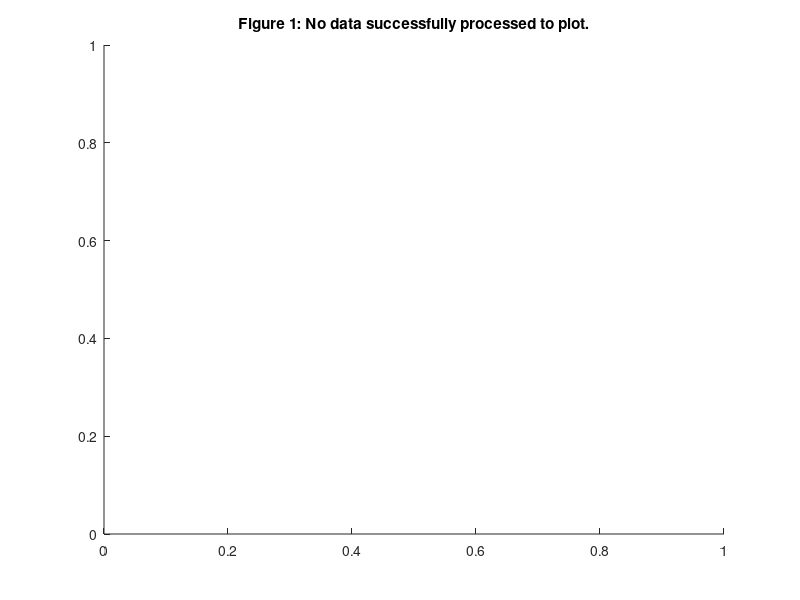

The MATLAB script that drew this image:
clc; clear all; close all;

h1 = 25e-3; % m
h1_error = 0.1e-3; % m

h2 = 10e-3;
h2_error = 0.1e-3;

rate_1 = 1 / 100; % 1/s
rate_2 = 1 / 200; % 1/s

ell = 127e-3; % m
ell_error = 0.1e-3; % m

L = 1.26; % m
L_error = 1e-3; % m

g = 9.7949; % m/s^2
g_error = 0.0001; % m/s^2

files_data = {
    struct('name', 'meas_100_10.txt', 'desc', 'Rate 1 (100Hz), Height $h_2$ (10mm)', 'start_index', 161, 'end_index', 491), ...
    struct('name', 'meas_100_25.txt', 'desc', 'Rate 1 (100Hz), Height $h_1$ (25mm)', 'start_index', 111, 'end_index', 316), ...
    struct('name', 'meas_200_10.txt', 'desc', 'Rate 2 (200Hz), Height $h_2$ (10mm)', 'start_index', 314, 'end_index', 944), ...
    struct('name', 'meas_200_25.txt', 'desc', 'Rate 2 (200Hz), Height $h_1$ (25mm)', 'start_index', 208, 'end_index', 605)
};

mm_per_count = 127 / 241; % millimeters per count

% --- Phase 1: Data Pre-processing ---
fprintf("--- Phase 1: Data Pre-processing ---\n");
all_processed_data = cell(1, length(files_data));

for i = 1:length(files_data)
    current_file_info = files_data{i};
    filename = current_file_info.name;
    file_description = current_file_info.desc;
    original_start_idx_val = current_file_info.start_index; % Store for accel peak mapping
    original_end_idx_val = current_file_info.end_index;

    fprintf("Processing raw data for %s...\n", filename);

    processed_entry.file_description = file_description;
    processed_entry.original_start_idx_val = original_start_idx_val;
    processed_entry.filename = filename; % For error messages
    processed_entry.successful = false; % Default to not successful
    processed_entry.norm_time = [];
    processed_entry.pos_mm = [];

    time_col = [];
    count_col = [];

    try
        fid = fopen(filename, 'rt');
        if fid == -1
            warning('MATLAB:FileProcessing:CannotOpenFile', "Cannot open file: %s. Skipping this file.", filename);
            all_processed_data{i} = processed_entry;
            continue;
        end
        fgetl(fid); % Skip header
        raw_data = textscan(fid, '%f%f%f%f%f%f', 'Delimiter', '\t', 'EmptyValue', NaN);
        fclose(fid);

        if isempty(raw_data) || length(raw_data) < 4 || isempty(raw_data{2}) || isempty(raw_data{4})
            warning('MATLAB:FileProcessing:ReadError', "Could not read expected data columns from %s. Skipping.", filename);
            all_processed_data{i} = processed_entry;
            continue;
        end
        
        time_col = raw_data{2};  
        count_col = raw_data{4}; 
        
        valid_rows = ~isnan(time_col) & ~isnan(count_col);
        time_col = time_col(valid_rows);
        count_col = count_col(valid_rows);

        if isempty(time_col)
            warning('MATLAB:FileProcessing:NoValidData', "No valid data points in %s after parsing. Skipping.", filename);
            all_processed_data{i} = processed_entry;
            continue;
        end

    catch ME
        fprintf("Error during raw data processing for %s: %s. Skipping this file.\n", filename, ME.message);
        all_processed_data{i} = processed_entry;
        continue;
    end

    % Determine baseline count
    baseline_calc_end_idx = original_start_idx_val - 1;
    if baseline_calc_end_idx < 10 
        baseline_calc_end_idx = min(length(count_col), max(10, floor(length(count_col)*0.05))); 
    end
    if baseline_calc_end_idx == 0 && ~isempty(count_col); baseline_calc_end_idx = 1; end
    
    if isempty(count_col) || baseline_calc_end_idx < 1 || baseline_calc_end_idx > length(count_col)
        warning('MATLAB:FileProcessing:BaselineError', 'Could not determine baseline for %s. Using first count if available.', filename);
        if isempty(count_col)
            all_processed_data{i} = processed_entry; % Mark as failed
            continue;
        end
        baseline_count = count_col(1); 
    else
        baseline_count = median(count_col(1:baseline_calc_end_idx));
    end
    
    % Use predefined start and end indices (these are for the *original* non-NaN-filtered data)
    % We need to ensure these indices are valid for the *current* time_col/count_col
    % (which have had NaNs removed and might be shorter). This part is tricky.
    % For simplicity of refactor, assuming files_data indices are "sensible"
    % and apply to the NaN-cleaned data for now. This might need revisiting if lengths mismatch.
    
    % Let's re-evaluate start/end_idx based on full, NaN-cleaned data length
    % The files_data indices are 1-based for the original text file line numbers (after header)
    % Since textscan skips lines, we assume files_data indices effectively map to NaN-cleaned data.
    
    start_plot_idx = original_start_idx_val; 
    end_plot_idx = original_end_idx_val;

    % The user removed the previous validation for start_plot_idx/end_plot_idx against count_col length.
    % Adding a basic check here to prevent immediate out-of-bounds error.
    if start_plot_idx < 1 || end_plot_idx > length(count_col) || start_plot_idx > end_plot_idx || isempty(count_col)
         warning('MATLAB:FileProcessing:InvalidIndices', 'Original start/end indices from files_data are invalid for the loaded data of %s. Skipping file.', filename);
         all_processed_data{i} = processed_entry;
         continue;
    end

    current_truncated_time_segment = time_col(start_plot_idx:end_plot_idx);
    current_truncated_count_segment = count_col(start_plot_idx:end_plot_idx);

    if isempty(current_truncated_time_segment)
        warning('MATLAB:FileProcessing:EmptySegment', "Segment is empty after truncation for %s. Skipping.", filename);
        all_processed_data{i} = processed_entry;
        continue;
    end
    
    % Normalize truncated_time to start from t=0
    time_offset = current_truncated_time_segment(1);
    norm_time = current_truncated_time_segment - time_offset;
    
    pos_mm = (baseline_count - current_truncated_count_segment) * mm_per_count;

    processed_entry.norm_time = norm_time;
    processed_entry.pos_mm = pos_mm;
    processed_entry.successful = true;
    all_processed_data{i} = processed_entry;
    fprintf("Successfully pre-processed %s.\n", filename);
end
fprintf("--- End Phase 1 ---\n\n");

% --- Phase 2: Generate Figure 1 (All Position Plots) ---
fprintf("--- Phase 2: Generating Figure 1 (Position Plots) ---\n");
figure_handle = figure; 
set(figure_handle, 'Name', 'Kruza Gate Measurements: Position vs. Time', 'NumberTitle', 'off', 'Position', [100, 100, 900, 600]);
hold on;

plotted_anything_fig1 = false;
for i = 1:length(all_processed_data)
    data = all_processed_data{i};
    if data.successful
        % Assign colors based on height and rate
        if contains(data.file_description, "$h_1$")
            if contains(data.file_description, "(100Hz)")
                plot_color = [0 0.4470 0.7410]; % blue
            else
                plot_color = [0.3 0.7 1]; % light blue
            end
        elseif contains(data.file_description, "$h_2$")
            if contains(data.file_description, "(100Hz)")
                plot_color = [0.8500 0.3250 0.0980]; % red
            else
                plot_color = [1 0.6 0.2]; % orange
            end
        else
            plot_color = 'black';
        end
        % All lines: solid with markers
        plot(data.norm_time, data.pos_mm, 'Marker', '*', 'LineStyle', 'none', 'DisplayName', data.file_description, 'Color', plot_color);
        plotted_anything_fig1 = true;
    else
        fprintf("Skipping plot for %s in Figure 1 due to pre-processing errors.\n", data.filename);
    end
end

hold off; 
if plotted_anything_fig1
    ax_main = gca;
    title(ax_main, 'Kruza Gate: Position vs. Time (All Measurements)');
    xlabel(ax_main, 'Time (s) from segment start');
    ylabel(ax_main, 'Position (mm)');
    grid(ax_main, 'on');
    
    % Add padding to axes
    current_xlim = xlim(ax_main);
    current_ylim = ylim(ax_main);
    x_range = current_xlim(2) - current_xlim(1);
    y_range = current_ylim(2) - current_ylim(1);
    x_padding = 0.05 * x_range;
    y_padding = 0.05 * y_range;
    if x_range == 0; x_padding = 0.1; end % Handle case with single x-point if it ever occurs
    if y_range == 0; y_padding = 0.1; end % Handle case with single y-point
    xlim(ax_main, [current_xlim(1) - x_padding, current_xlim(2) + x_padding]);
    ylim(ax_main, [current_ylim(1) - y_padding, current_ylim(2) + y_padding]);
    
    legend(ax_main, 'show', 'Location', 'best', 'Interpreter', 'latex');
else
    title('Figure 1: No data successfully processed to plot.');
end

figure(figure_handle); 
drawnow expose; 

try
    exportgraphics(figure_handle, 'position_vs_time_all_measurements.png');
    fprintf("Exported main position figure to position_vs_time_all_measurements.png\n");
catch ME_export_main
    fprintf("Error exporting main position figure: %s\n", ME_export_main.message);
end
fprintf("--- End Phase 2 ---\n\n");


% --- Phase 3: Generate Figure 2 (Velocity Plots for Specific Measurement) ---
fprintf("--- Phase 3: Generating Figure 2 (Velocity Plots) ---\n");
target_desc_fig2 = 'Rate 1 (100Hz), Height $h_1$ (25mm)';
data_for_velocity = [];
for i = 1:length(all_processed_data)
    if strcmp(all_processed_data{i}.file_description, target_desc_fig2) && all_processed_data{i}.successful
        data_for_velocity = all_processed_data{i};
        break;
    end
end

if ~isempty(data_for_velocity)
    velocity_mm_s_n1 = []; velocity_time_n1 = [];
    velocity_mm_s_n5 = []; velocity_time_n5 = [];
    velocity_mm_s_n20 = []; velocity_time_n20 = [];

    pos_data_vel = data_for_velocity.pos_mm;
    time_data_vel = data_for_velocity.norm_time;

    % n=1 Central Difference
    if length(pos_data_vel) >= 3
        temp_vel_n1 = NaN(length(pos_data_vel) - 2, 1);
        temp_time_n1 = NaN(length(pos_data_vel) - 2, 1);
        for k = 1:(length(pos_data_vel) - 2)
            idx_center = k + 1;
            if (time_data_vel(idx_center + 1) - time_data_vel(idx_center - 1)) ~= 0
                temp_vel_n1(k) = (pos_data_vel(idx_center + 1) - pos_data_vel(idx_center - 1)) / (time_data_vel(idx_center + 1) - time_data_vel(idx_center - 1));
            else; temp_vel_n1(k) = NaN; end
            temp_time_n1(k) = time_data_vel(idx_center);
        end
        velocity_mm_s_n1 = temp_vel_n1; velocity_time_n1 = temp_time_n1;
    end

    % n=5 Central Difference
    n_val_5 = 5;
    if length(pos_data_vel) >= (2*n_val_5 + 1)
        temp_vel_n5 = NaN(length(pos_data_vel) - 2*n_val_5, 1);
        temp_time_n5 = NaN(length(pos_data_vel) - 2*n_val_5, 1);
        for k = 1:(length(pos_data_vel) - 2*n_val_5)
            idx_center = k + n_val_5;
            if (time_data_vel(idx_center + n_val_5) - time_data_vel(idx_center - n_val_5)) ~= 0
                temp_vel_n5(k) = (pos_data_vel(idx_center + n_val_5) - pos_data_vel(idx_center - n_val_5)) / (time_data_vel(idx_center + n_val_5) - time_data_vel(idx_center - n_val_5));
            else; temp_vel_n5(k) = NaN; end
            temp_time_n5(k) = time_data_vel(idx_center);
        end
        velocity_mm_s_n5 = temp_vel_n5; velocity_time_n5 = temp_time_n5;
    end

    % n=20 Central Difference
    n_val_20 = 20;
    if length(pos_data_vel) >= (2*n_val_20 + 1)
        temp_vel_n20 = NaN(length(pos_data_vel) - 2*n_val_20, 1);
        temp_time_n20 = NaN(length(pos_data_vel) - 2*n_val_20, 1);
        for k = 1:(length(pos_data_vel) - 2*n_val_20)
            idx_center = k + n_val_20;
            if (time_data_vel(idx_center + n_val_20) - time_data_vel(idx_center - n_val_20)) ~= 0
                temp_vel_n20(k) = (pos_data_vel(idx_center + n_val_20) - pos_data_vel(idx_center - n_val_20)) / (time_data_vel(idx_center + n_val_20) - time_data_vel(idx_center - n_val_20));
            else; temp_vel_n20(k) = NaN; end
            temp_time_n20(k) = time_data_vel(idx_center);
        end
        velocity_mm_s_n20 = temp_vel_n20; velocity_time_n20 = temp_time_n20;
    end

    if ~isempty(velocity_time_n1) || ~isempty(velocity_time_n5) || ~isempty(velocity_time_n20)
        velocity_figure_handle = figure; 
        set(velocity_figure_handle, 'Position', [200, 200, 800, 600]); 
        hold on;

        if ~isempty(velocity_time_n1); plot(velocity_time_n1, velocity_mm_s_n1, '*', 'DisplayName', 'n=1'); end
        if ~isempty(velocity_time_n5); plot(velocity_time_n5, velocity_mm_s_n5, '*', 'DisplayName', 'n=5'); end
        if ~isempty(velocity_time_n20)
            plot(velocity_time_n20, velocity_mm_s_n20, '*', 'DisplayName', 'n=20');
            % Linear regression for n=20
            if length(velocity_time_n20) >= 2
                [p_vel, S_vel] = polyfit(velocity_time_n20, velocity_mm_s_n20, 1);
                v_fit = polyval(p_vel, velocity_time_n20);
                plot(velocity_time_n20, v_fit, 'k--', 'LineWidth', 1.5, 'DisplayName', 'n=20 fit');
                
                % Calculate R^2
                SS_res = sum((velocity_mm_s_n20 - v_fit).^2);
                SS_tot = sum((velocity_mm_s_n20 - mean(velocity_mm_s_n20)).^2);
                R2 = 1 - SS_res/SS_tot;
                
                % Calculate error in slope (acceleration)
                % Covariance matrix: inv(S.R'*S.R) * S.normr^2 / S.df
                % Standard error of slope p(1) is sqrt(cov_matrix(1,1))
                cov_matrix_vel = inv(S_vel.R'*S_vel.R) * S_vel.normr^2 / S_vel.df;
                error_p1_vel_mm_s2 = sqrt(cov_matrix_vel(1,1));
                a_v_SI = p_vel(1) / 1000; % m/s^2
                a_v_error_SI = error_p1_vel_mm_s2 / 1000; % m/s^2
                b_v_mm_s = p_vel(2);

                fprintf('n=20 linear regression: v = (%.5f +/- %.5f) t + %.5f (mm/s units for v, t in s)\n', p_vel(1), error_p1_vel_mm_s2, b_v_mm_s);
                fprintf('  Slope (a_v) = (%.5f +/- %.5f) m/s^2, R^2 = %.5f\n', a_v_SI, a_v_error_SI, R2);
            end
        end
        
        hold off;
        title(sprintf('Momentary Velocity (Central Diff. n=1,5,20) for %s', data_for_velocity.file_description), 'Interpreter', 'latex');
        xlabel('Time (s) from segment start');
        ylabel('Velocity (mm/s)');
        grid on; 
        % Add padding to axes
        ax_vel = gca;
        current_xlim_vel = xlim(ax_vel);
        current_ylim_vel = ylim(ax_vel);
        x_range_vel = current_xlim_vel(2) - current_xlim_vel(1);
        y_range_vel = current_ylim_vel(2) - current_ylim_vel(1);
        x_padding_vel = 0.01 * x_range_vel;
        y_padding_vel = 0.01 * y_range_vel;
        if x_range_vel == 0; x_padding_vel = 0.1; end
        if y_range_vel == 0; y_padding_vel = 0.1; end
        xlim(ax_vel, [current_xlim_vel(1) - x_padding_vel, current_xlim_vel(2) + x_padding_vel]);
        ylim(ax_vel, [current_ylim_vel(1) - y_padding_vel, current_ylim_vel(2) + y_padding_vel]);
        
        legend(gca, 'show', 'Location', 'best');
        
        figure(velocity_figure_handle); 
        drawnow expose; 

        try
            exportgraphics(velocity_figure_handle, 'velocity_100Hz_h1_25mm_n1_5_20.png');
            fprintf("Exported velocity figure to velocity_100Hz_h1_25mm_n1_5_20.png\n");
        catch ME_export_velocity
            fprintf("Error exporting velocity figure: %s\n", ME_export_velocity.message);
        end
    else
        fprintf('Warning: Not enough data points in %s to calculate any velocity.\n', data_for_velocity.filename);
    end
else
    fprintf("Warning: Target data for velocity plot ('%s') not successfully processed or not found.\n", target_desc_fig2);
end
fprintf("--- End Phase 3 ---\n\n");


% --- Phase 3.5: Acceleration Figure for 100Hz h_1 (Central Difference, n=20) ---
fprintf("--- Phase 3.5: Generating Acceleration Figure (Central Difference, n=20) ---\n");
target_desc_accel_fig = 'Rate 1 (100Hz), Height $h_1$ (25mm)';
data_for_accel_fig = [];
for i = 1:length(all_processed_data)
    if strcmp(all_processed_data{i}.file_description, target_desc_accel_fig) && all_processed_data{i}.successful
        data_for_accel_fig = all_processed_data{i};
        break;
    end
end

if ~isempty(data_for_accel_fig)
    pos_data_acc = data_for_accel_fig.pos_mm / 1000; % Convert mm to m
    time_data_acc = data_for_accel_fig.norm_time; % seconds
    n_acc = 20;
    N = length(pos_data_acc);
    if N >= 2*n_acc+1
        % Use uniform time step for denominator
        delta_t = mean(diff(time_data_acc));
        acc_vals = NaN(N - 2*n_acc, 1);
        acc_times = NaN(N - 2*n_acc, 1);
        for k = (n_acc+1):(N-n_acc)
            acc_vals(k-n_acc) = (pos_data_acc(k+n_acc) - 2*pos_data_acc(k) + pos_data_acc(k-n_acc)) / ((n_acc * delta_t)^2);
            acc_times(k-n_acc) = time_data_acc(k);
        end
        % Mark stagnation point (original index 216)
        stagnation_idx_original = 216;
        stagnation_idx_proc = stagnation_idx_original - data_for_accel_fig.original_start_idx_val + 1;
        % Find the closest time in acc_times to the stagnation point
        stagnation_acc_idx = find(abs(acc_times - time_data_acc(stagnation_idx_proc)) == min(abs(acc_times - time_data_acc(stagnation_idx_proc))), 1, 'first');
        % Fit acceleration to a constant (mean)
        acc_fit_val = mean(acc_vals(~isnan(acc_vals)));
        % Calculate Standard Error of the Mean for acc_fit_val
        valid_acc_vals = acc_vals(~isnan(acc_vals));
        if length(valid_acc_vals) > 1
            a_cd_error_SI = std(valid_acc_vals) / sqrt(length(valid_acc_vals));
        else
            a_cd_error_SI = NaN; % Cannot compute SEM with 0 or 1 point
        end

        % Plot
        acc_fig = figure;
        set(acc_fig, 'Position', [300, 300, 600, 400]);
        plot(acc_times, acc_vals, '*', 'DisplayName', 'Central Diff. n=20'); hold on;
        plot(acc_times, acc_fit_val*ones(size(acc_times)), 'k--', 'LineWidth', 1.5, 'DisplayName', 'Fit (mean)');
        if ~isempty(stagnation_acc_idx)
            plot(acc_times(stagnation_acc_idx), acc_vals(stagnation_acc_idx), 'ro', 'MarkerSize', 10, 'LineWidth', 2, 'DisplayName', 'Stagnation Point');
        end
        hold off;
        title('Acceleration (Central Difference, n=20) for 100Hz $h_1$', 'Interpreter', 'latex');
        xlabel('Time (s)');
        ylabel('Acceleration (m/s^{2})', 'Interpreter', 'tex', 'FontName', 'SanSerif');
        legend('show', 'Location', 'best');
        grid on;
        % Add padding to axes
        ax_acc_cd = gca;
        current_xlim_acc_cd = xlim(ax_acc_cd);
        current_ylim_acc_cd = ylim(ax_acc_cd);
        x_range_acc_cd = current_xlim_acc_cd(2) - current_xlim_acc_cd(1);
        y_range_acc_cd = current_ylim_acc_cd(2) - current_ylim_acc_cd(1);
        x_padding_acc_cd = 0.05 * x_range_acc_cd;
        y_padding_acc_cd = 0.05 * y_range_acc_cd;
        if x_range_acc_cd == 0; x_padding_acc_cd = 0.1; end
        if y_range_acc_cd == 0; y_padding_acc_cd = 0.1; end
        xlim(ax_acc_cd, [current_xlim_acc_cd(1) - x_padding_acc_cd, current_xlim_acc_cd(2) + x_padding_acc_cd]);
        ylim(ax_acc_cd, [current_ylim_acc_cd(1) - y_padding_acc_cd, current_ylim_acc_cd(2) + y_padding_acc_cd]);
        
        drawnow expose;
        try
            exportgraphics(acc_fig, 'acceleration_100Hz_h1_n20.png');
            fprintf('Exported acceleration figure to acceleration_100Hz_h1_n20.png\n');
        catch ME_acc
            fprintf('Error exporting acceleration figure: %s\n', ME_acc.message);
        end
        fprintf('Acceleration (central diff, n=20) mean fit (a_cd): (%.5f +/- %.5f) m/s^2\n', acc_fit_val, a_cd_error_SI);
    else
        fprintf('Not enough data points for central difference acceleration with n=20.\n');
    end
else
    fprintf('Target data for acceleration figure (central diff, n=20) not found or not processed.\n');
end
fprintf("--- End Phase 3.5 ---\n\n");

% --- Phase 4: Acceleration Calculation ---
fprintf("--- Phase 4: Acceleration Calculation for Specific File ---\n");
target_desc_accel = 'Rate 1 (100Hz), Height $h_1$ (25mm)'; % Same target as velocity for this example
data_for_accel = [];
for i = 1:length(all_processed_data)
    if strcmp(all_processed_data{i}.file_description, target_desc_accel) && all_processed_data{i}.successful
        data_for_accel = all_processed_data{i};
        break;
    end
end

if ~isempty(data_for_accel)
    fprintf('--- Acceleration Calculation for %s ---\n', data_for_accel.file_description);
    
    % --- Calculate Theoretical Acceleration for h1 and its error ---
    % Ensure h1, L, g, h1_error, L_error are available (defined globally)
    a_theo_h1 = -g * (h1 / L);
    % Error propagation: delta_a_theo = |a_theo| * sqrt((delta_h1/h1)^2 + (delta_L/L)^2)
    % Assuming g has negligible error for this calculation relative to h1 and L
    if h1 ~= 0 && L ~= 0 % Avoid division by zero if h1 or L is zero
        delta_a_theo_h1 = abs(a_theo_h1) * sqrt((h1_error/h1)^2 + (L_error/L)^2);
    else
        delta_a_theo_h1 = NaN;
    end
    fprintf('Theoretical acceleration for h1 (a_theo_h1): (%.5f +/- %.5f) m/s^2\n', a_theo_h1, delta_a_theo_h1);
    % --- End Theoretical Acceleration for h1 ---

    peak_original_idx = 216; % As specified by user for meas_100_25.txt (Rate 1 (100Hz), Height $h_1$ (25mm))
    
    % The time and position data are already normalized (time starts at 0 for the segment)
    accel_pos_mm = data_for_accel.pos_mm;
    accel_norm_time = data_for_accel.norm_time;
    
    % Map peak_original_idx to index within the current *processed and truncated* segment
    % original_start_idx_val was the start_index from files_data used for truncation
    peak_idx_in_segment = peak_original_idx - data_for_accel.original_start_idx_val + 1;

    if peak_idx_in_segment > 0 && peak_idx_in_segment <= length(accel_pos_mm)
        % RISING SEGMENT
        if peak_idx_in_segment >= 3 
            x_rising = accel_pos_mm(1:peak_idx_in_segment);
            t_rising_segment_processed = accel_norm_time(1:peak_idx_in_segment);
            
            % Time for this fit should start from 0 for this specific (rising) segment
            t_fit_rising = t_rising_segment_processed - t_rising_segment_processed(1);
            
            % Full quadratic fit: x = a*t^2 + b*t + c
            [coeffs_rising, S_rise] = polyfit(t_fit_rising, x_rising, 2);
            % Convert coefficients to SI units
            a_r_coeff_SI = coeffs_rising(1) / 1000; % mm/s^2 to m/s^2
            b_r_coeff_SI = coeffs_rising(2) / 1000; % mm/s to m/s
            c_r_coeff_SI = coeffs_rising(3) / 1000; % mm to m
            acc_rise_SI = 2 * a_r_coeff_SI; % m/s^2

            % Calculate error for acc_rise_SI
            % Error for a_r_coeff_SI from S_rise
            cov_matrix_rise = inv(S_rise.R'*S_rise.R) * S_rise.normr^2 / S_rise.df;
            error_a_r_coeff_mm_s2 = sqrt(cov_matrix_rise(1,1));
            error_a_r_coeff_SI = error_a_r_coeff_mm_s2 / 1000; % m/s^2
            acc_rise_error_SI = 2 * error_a_r_coeff_SI; % Error for 2*a

            fprintf('Rising segment: Fitted x = (%.5f) t^2 + (%.5f) t + (%.5f)   [all SI units: m, s]\n', a_r_coeff_SI, b_r_coeff_SI, c_r_coeff_SI);
            fprintf('  Coeff a_r = (%.5f +/- %.5f) m/s^2, b_r = %.5f m/s, c_r = %.5f m\n', a_r_coeff_SI, error_a_r_coeff_SI, b_r_coeff_SI, c_r_coeff_SI);
            fprintf('  Acceleration (rising, a_rise) = (%.5f +/- %.5f) m/s^2\n', acc_rise_SI, acc_rise_error_SI);
            % Plot data and fit for rising segment
            t_smooth = linspace(min(t_fit_rising), max(t_fit_rising), 200);
            x_fit_smooth = polyval(coeffs_rising, t_smooth);
            rising_fig = figure;
            set(rising_fig, 'Position', [200, 200, 600, 400]);
            plot(t_fit_rising, x_rising, '*', 'DisplayName', 'Data'); hold on;
            plot(t_smooth, x_fit_smooth, 'k--', 'LineWidth', 1.5, 'DisplayName', 'Fit'); hold off;
            title('Rising Segment: Data and Quadratic Fit');
            xlabel('Time (s) to peak');
            ylabel('Position (mm)');
            legend('show', 'Location', 'best');
            grid on;
            % Add padding to axes
            ax_rise = gca;
            current_xlim_rise = xlim(ax_rise);
            current_ylim_rise = ylim(ax_rise);
            x_range_rise = current_xlim_rise(2) - current_xlim_rise(1);
            y_range_rise = current_ylim_rise(2) - current_ylim_rise(1);
            x_padding_rise = 0.05 * x_range_rise;
            y_padding_rise = 0.05 * y_range_rise;
            if x_range_rise == 0; x_padding_rise = 0.1; end
            if y_range_rise == 0; y_padding_rise = 0.1; end
            xlim(ax_rise, [current_xlim_rise(1) - x_padding_rise, current_xlim_rise(2) + x_padding_rise]);
            ylim(ax_rise, [current_ylim_rise(1) - y_padding_rise, current_ylim_rise(2) + y_padding_rise]);
            
            drawnow expose;
            try
                exportgraphics(rising_fig, 'rising_fit.png');
                fprintf('Exported rising segment fit figure to rising_fit.png\n');
            catch ME_rising
                fprintf('Error exporting rising segment fit figure: %s\n', ME_rising.message);
            end
        else
            fprintf('  Rising segment: Not enough data points to fit (needs at least 3).\n');
        end

        % FALLING SEGMENT
        if (length(accel_pos_mm) - peak_idx_in_segment + 1) >= 3
            x_falling = accel_pos_mm(peak_idx_in_segment:end);
            t_falling_segment_processed = accel_norm_time(peak_idx_in_segment:end);
            
            % Time for this fit should start from 0 for this specific (falling) segment (i.e., from the peak)
            t_fit_falling = t_falling_segment_processed - t_falling_segment_processed(1);

            % Full quadratic fit: x = a*t^2 + b*t + c
            [coeffs_falling, S_fall] = polyfit(t_fit_falling, x_falling, 2);
            % Convert coefficients to SI units
            a_f_coeff_SI = coeffs_falling(1) / 1000; % mm/s^2 to m/s^2
            b_f_coeff_SI = coeffs_falling(2) / 1000; % mm/s to m/s
            c_f_coeff_SI = coeffs_falling(3) / 1000; % mm to m
            acc_fall_SI = 2 * a_f_coeff_SI; % m/s^2

            % Calculate error for acc_fall_SI
            cov_matrix_fall = inv(S_fall.R'*S_fall.R) * S_fall.normr^2 / S_fall.df;
            error_a_f_coeff_mm_s2 = sqrt(cov_matrix_fall(1,1));
            error_a_f_coeff_SI = error_a_f_coeff_mm_s2 / 1000; % m/s^2
            acc_fall_error_SI = 2 * error_a_f_coeff_SI; % Error for 2*a

            fprintf('Falling segment: Fitted x = (%.5f) t^2 + (%.5f) t + (%.5f)   [all SI units: m, s]\n', a_f_coeff_SI, b_f_coeff_SI, c_f_coeff_SI);
            fprintf('  Coeff a_f = (%.5f +/- %.5f) m/s^2, b_f = %.5f m/s, c_f = %.5f m\n', a_f_coeff_SI, error_a_f_coeff_SI, b_f_coeff_SI, c_f_coeff_SI);
            fprintf('  Acceleration (falling, a_fall) = (%.5f +/- %.5f) m/s^2\n', acc_fall_SI, acc_fall_error_SI);
            % Plot data and fit for falling segment
            t_smooth_fall = linspace(min(t_fit_falling), max(t_fit_falling), 200);
            x_fit_smooth_fall = polyval(coeffs_falling, t_smooth_fall);
            falling_fig = figure;
            set(falling_fig, 'Position', [250, 250, 600, 400]);
            plot(t_fit_falling, x_falling, '*', 'DisplayName', 'Data'); hold on;
            plot(t_smooth_fall, x_fit_smooth_fall, 'k--', 'LineWidth', 1.5, 'DisplayName', 'Fit'); hold off;
            title('Falling Segment: Data and Quadratic Fit');
            xlabel('Time (s) from peak');
            ylabel('Position (mm)');
            legend('show', 'Location', 'best');
            grid on;
            % Add padding to axes
            ax_fall = gca;
            current_xlim_fall = xlim(ax_fall);
            current_ylim_fall = ylim(ax_fall);
            x_range_fall = current_xlim_fall(2) - current_xlim_fall(1);
            y_range_fall = current_ylim_fall(2) - current_ylim_fall(1);
            x_padding_fall = 0.05 * x_range_fall;
            y_padding_fall = 0.05 * y_range_fall;
            if x_range_fall == 0; x_padding_fall = 0.1; end
            if y_range_fall == 0; y_padding_fall = 0.1; end
            xlim(ax_fall, [current_xlim_fall(1) - x_padding_fall, current_xlim_fall(2) + x_padding_fall]);
            ylim(ax_fall, [current_ylim_fall(1) - y_padding_fall, current_ylim_fall(2) + y_padding_fall]);
            
            drawnow expose;
            try
                exportgraphics(falling_fig, 'falling_fit.png');
                fprintf('Exported falling segment fit figure to falling_fit.png\n');
            catch ME_falling
                fprintf('Error exporting falling segment fit figure: %s\n', ME_falling.message);
            end

            % --- Calculate and print mu_k ---
            if ~isnan(acc_rise_SI) && ~isnan(acc_fall_SI)
                % Ensure h1 and L are the correct ones for this measurement (they are globally defined)
                % h1 is 25e-3 m, L is 1.26 m, g is 9.7949 m/s^2
                if L > h1 % Ensure L^2 - h1^2 is not negative for sqrt
                    cos_theta = sqrt(L^2 - h1^2) / L;
                    mu_k = (acc_fall_SI - acc_rise_SI) / (2 * g * cos_theta);
                    fprintf('Calculated kinetic friction coefficient (mu_k) for h1 (25mm) measurement:\n');
                    fprintf('  a_up = (%.5f +/- %.5f) m/s^2, a_down = (%.5f +/- %.5f) m/s^2\n', acc_rise_SI, acc_rise_error_SI, acc_fall_SI, acc_fall_error_SI);
                    fprintf('  L = %.5f m, h1 = %.5f m, g = %.5f m/s^2\n', L, h1, g);
                    fprintf('  cos(theta) = %.5f\n', cos_theta);
                    fprintf('  mu_k = %.5f\n', mu_k);
                else
                    fprintf('Cannot calculate mu_k: L must be greater than h1 for cos(theta) calculation.\n');
                end
            else
                fprintf('Cannot calculate mu_k: acc_rise_SI or acc_fall_SI is NaN.\n');
            end
            % --- End mu_k calculation ---

        else
            fprintf('  Falling segment: Not enough data points to fit (needs at least 3).\n');
        end
    else
        fprintf('  Peak index (%d) for accel calculation is outside the processed data segment (1 to %d) for %s.\n', peak_idx_in_segment, length(accel_pos_mm), data_for_accel.filename);
    end
    fprintf('--- End Acceleration Calculation ---\n');
else
    fprintf("Warning: Target data for acceleration calculation ('%s') not successfully processed or not found.\n", target_desc_accel);
end
fprintf("--- End Phase 4 ---\n\n");

fprintf("Processing complete.\n");